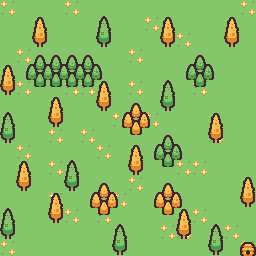

A level layout from a 2D game, rendered from its tile map. Below: a short description, then the map file with its tile-grid data intact:
An orthogonal 16x16 tile map with 16x16 px tiles, 2 tile layers (terrain, trees).

<map version="1.10" tiledversion="1.10.1" orientation="orthogonal" renderorder="right-down" width="16" height="16" tilewidth="16" tileheight="16" infinite="0" nextlayerid="3" nextobjectid="1">
 <tileset firstgid="1" source="kenney-tiny-town.tsx" />
 <layer id="1" name="terrain" width="16" height="16">
  <data encoding="csv">
3,1,1,1,3,1,1,1,1,1,1,1,1,1,1,3,
1,1,1,1,1,1,1,1,1,3,1,1,1,1,1,1,
1,1,1,1,1,1,1,1,1,1,1,3,1,1,1,1,
1,3,1,1,1,1,1,1,3,1,1,1,1,1,1,1,
1,1,1,1,1,1,1,1,1,1,1,1,1,1,1,1,
1,3,1,1,3,3,1,1,3,1,1,1,3,1,1,1,
1,1,1,1,1,1,1,1,1,1,1,1,1,1,1,1,
1,1,1,1,1,1,1,3,1,3,1,1,1,1,1,1,
1,1,1,3,1,3,1,1,1,1,1,1,1,3,1,1,
1,3,1,1,1,1,3,1,1,1,1,1,1,1,1,1,
1,1,1,3,1,1,1,1,1,1,1,3,3,1,1,1,
1,1,1,1,1,1,1,1,3,1,1,1,1,1,1,1,
1,1,1,3,1,1,1,3,1,1,1,1,1,1,1,1,
1,1,1,1,3,1,3,1,1,1,1,1,3,1,1,1,
1,1,1,1,1,1,1,1,1,1,3,3,1,1,3,1,
3,1,1,1,1,1,1,1,1,1,1,1,1,1,1,3
</data>
 </layer>
 <layer id="2" name="trees" width="16" height="16">
  <data encoding="csv">
0,0,0,0,0,0,0,0,0,0,0,0,0,0,0,0,
0,0,4,0,0,0,5,0,0,0,4,0,0,0,4,0,
0,0,16,0,0,0,17,0,0,0,16,0,0,0,16,0,
0,0,8,8,8,8,0,0,0,0,0,0,8,0,0,0,
4,19,20,20,20,20,21,0,0,0,0,19,20,21,0,0,
16,0,32,32,32,32,4,0,0,0,5,0,32,0,0,0,
0,0,0,4,0,0,16,0,11,0,17,0,0,0,0,0,
5,0,0,16,0,0,0,22,23,24,0,0,0,4,0,0,
17,0,0,0,0,0,0,0,35,0,8,0,0,16,0,0,
0,0,0,0,0,0,0,0,4,19,20,21,0,0,0,0,
0,4,0,0,5,0,0,0,16,0,32,0,0,0,0,0,
0,16,0,0,17,0,11,0,0,0,11,0,0,0,0,4,
0,0,0,4,0,22,23,24,0,22,23,24,0,0,0,16,
5,0,0,16,0,0,35,0,0,0,35,4,0,0,0,0,
17,0,0,0,0,0,0,5,0,0,0,16,0,5,0,0,
0,0,0,0,0,0,0,17,0,0,0,0,0,17,0,95
</data>
 </layer>
</map>
